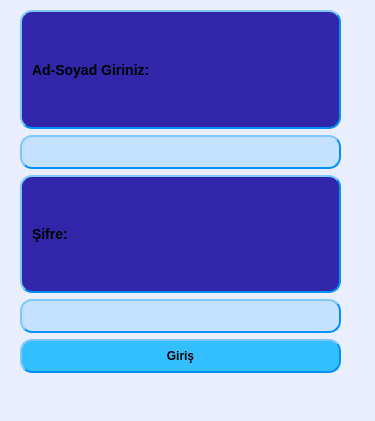
<?xml version="1.0" encoding="UTF-8"?>
<ui version="4.0">
 <class>WindowHLogin</class>
 <widget class="QMainWindow" name="WindowHLogin">
  <property name="geometry">
   <rect>
    <x>0</x>
    <y>0</y>
    <width>375</width>
    <height>421</height>
   </rect>
  </property>
  <property name="minimumSize">
   <size>
    <width>375</width>
    <height>421</height>
   </size>
  </property>
  <property name="maximumSize">
   <size>
    <width>375</width>
    <height>421</height>
   </size>
  </property>
  <property name="windowTitle">
   <string>MainWindow</string>
  </property>
  <property name="styleSheet">
   <string notr="true">  background-color: rgb(233, 239, 255);
</string>
  </property>
  <widget class="QWidget" name="centralwidget">
   <widget class="QWidget" name="verticalLayoutWidget">
    <property name="geometry">
     <rect>
      <x>20</x>
      <y>10</y>
      <width>321</width>
      <height>363</height>
     </rect>
    </property>
    <layout class="QVBoxLayout" name="verticalLayout">
     <item>
      <layout class="QVBoxLayout" name="verticalLayout_3">
       <item>
        <widget class="QLabel" name="labelCep">
         <property name="styleSheet">
          <string notr="true"> 	background-color: rgb(49, 38, 170);
    border-style: outset;
    border-width: 2px;
    border-radius: 12px;
    font: bold 14px;
    font-color:rgb(160, 246, 255);
    min-width: 7em;
    padding: 6px;
	border-color: rgb(0, 145, 255)</string>
         </property>
         <property name="text">
          <string>Ad-Soyad Giriniz:</string>
         </property>
        </widget>
       </item>
       <item>
        <widget class="QLineEdit" name="lineEditAd">
         <property name="styleSheet">
          <string notr="true">    background-color: rgb(196, 225, 255);
    border-style: outset;
    border-width: 2px;
    border-radius: 12px;
    font: bold 14px;
    min-width: 7em;
    padding: 6px;
	border-color: rgb(0, 145, 255)</string>
         </property>
        </widget>
       </item>
      </layout>
     </item>
     <item>
      <layout class="QVBoxLayout" name="verticalLayout_2">
       <item>
        <widget class="QLabel" name="labelTc">
         <property name="styleSheet">
          <string notr="true"> 	background-color: rgb(49, 38, 170);
    border-style: outset;
    border-width: 2px;
    border-radius: 12px;
    font: bold 14px;
    font-color:rgb(160, 246, 255);
    min-width: 7em;
    padding: 6px;
	border-color: rgb(0, 145, 255)</string>
         </property>
         <property name="text">
          <string>Şifre:</string>
         </property>
        </widget>
       </item>
       <item>
        <widget class="QLineEdit" name="lineEditSifre">
         <property name="styleSheet">
          <string notr="true">    background-color: rgb(196, 225, 255);
    border-style: outset;
    border-width: 2px;
    border-radius: 12px;
    font: bold 14px;
    min-width: 7em;
    padding: 6px;
	border-color: rgb(0, 145, 255)</string>
         </property>
        </widget>
       </item>
      </layout>
     </item>
     <item>
      <widget class="QPushButton" name="pushButtonGiris">
       <property name="styleSheet">
        <string notr="true">    background-color: rgb(51, 191, 255);
    border-style: outset;
    border-width: 2px;
    border-radius: 12px;
    border-color: rgb(0, 145, 255);
    font: bold 12px;
    min-width: 10em;
    padding: 8px;</string>
       </property>
       <property name="text">
        <string>Giriş</string>
       </property>
      </widget>
     </item>
    </layout>
   </widget>
  </widget>
  <widget class="QMenuBar" name="menubar">
   <property name="geometry">
    <rect>
     <x>0</x>
     <y>0</y>
     <width>375</width>
     <height>23</height>
    </rect>
   </property>
  </widget>
  <widget class="QStatusBar" name="statusbar"/>
 </widget>
 <resources/>
 <connections/>
</ui>
